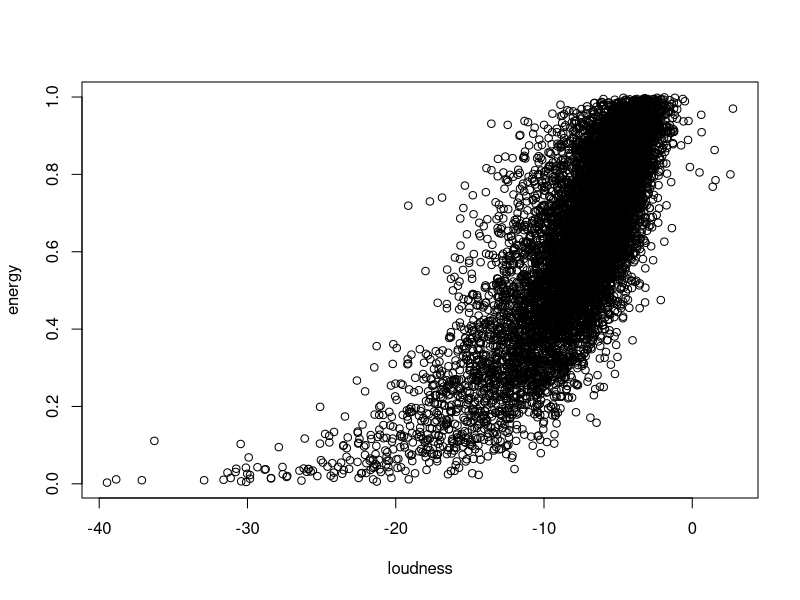
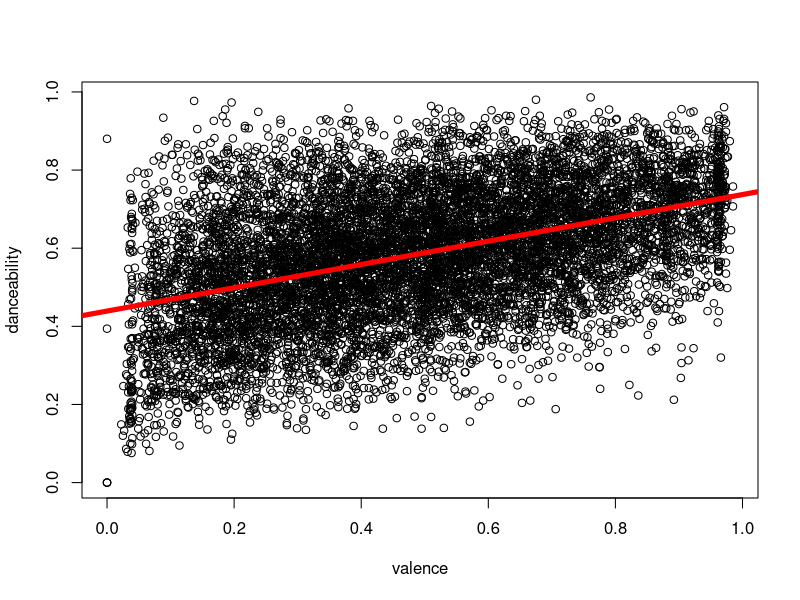
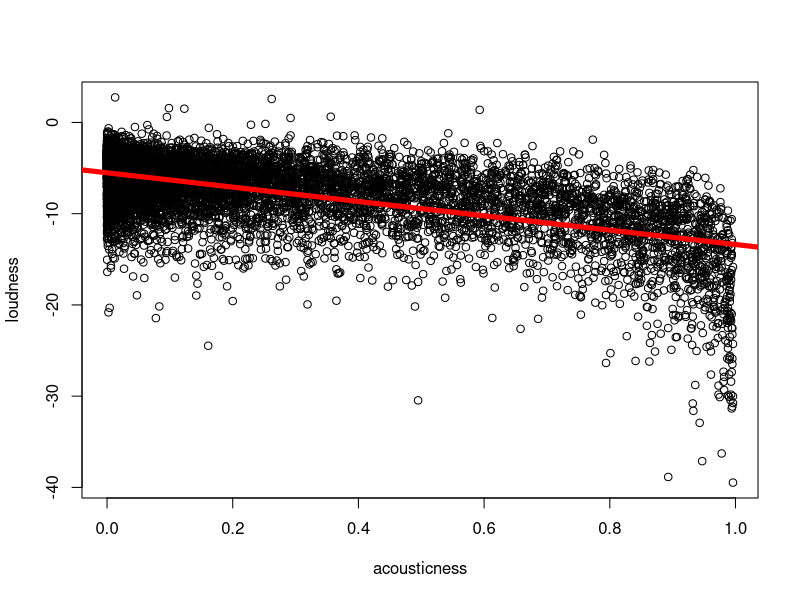
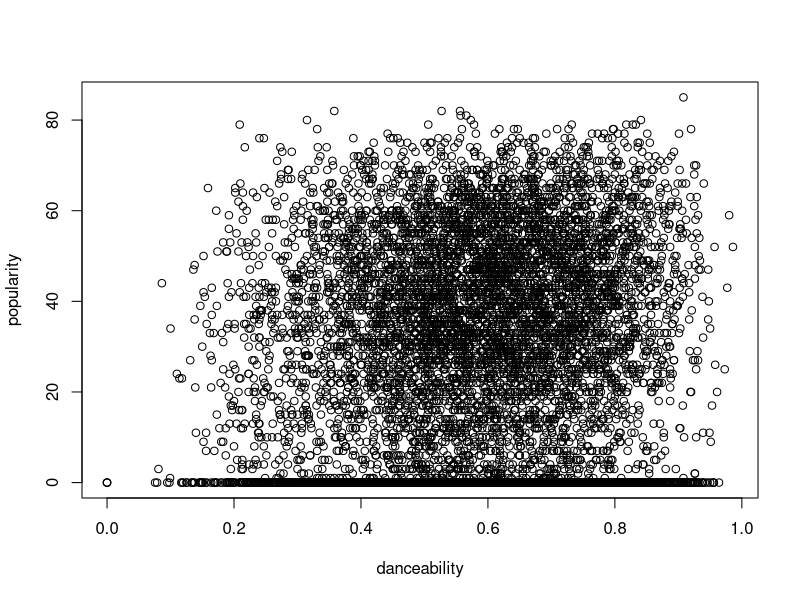
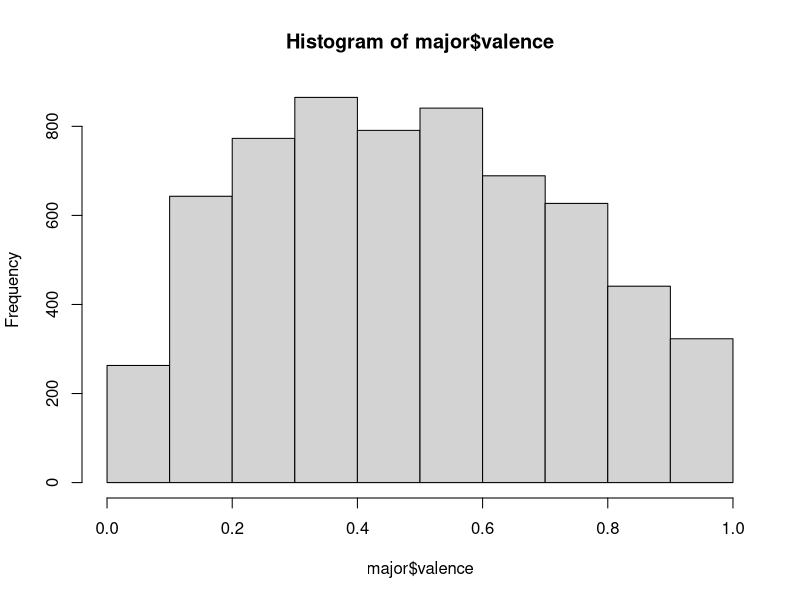
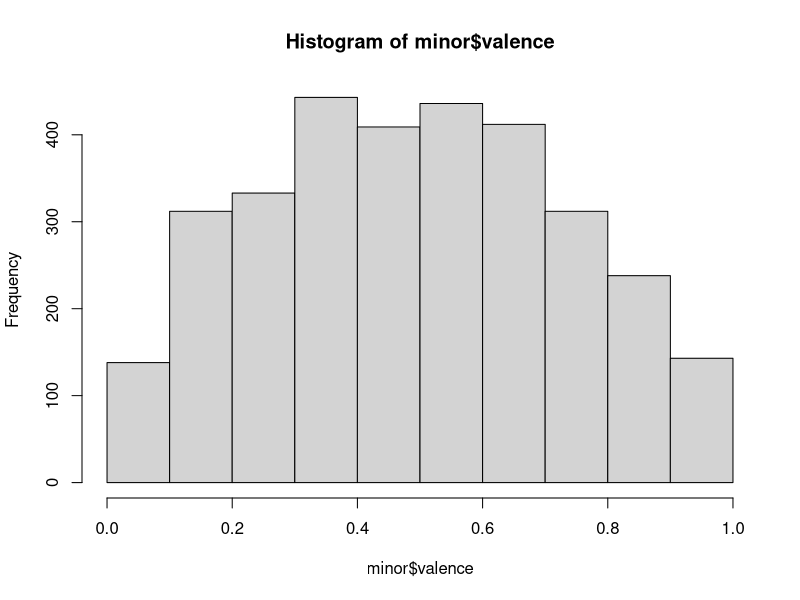
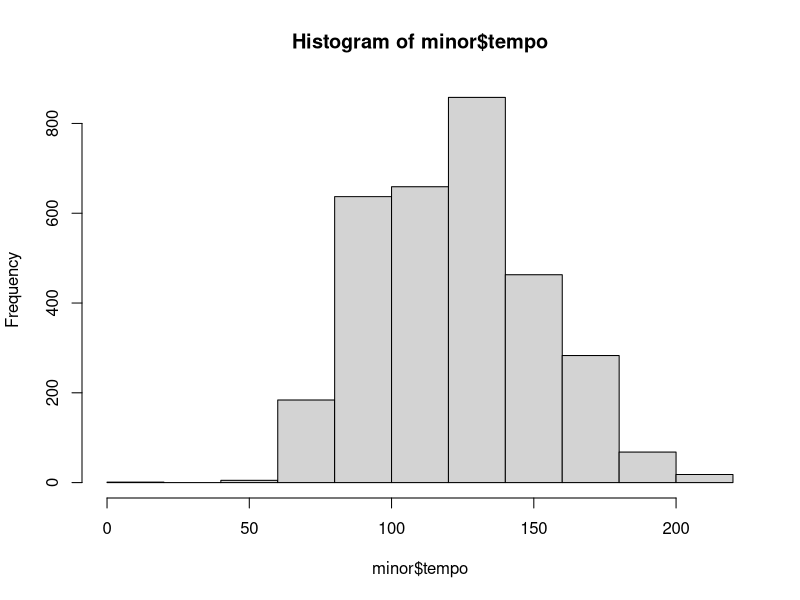
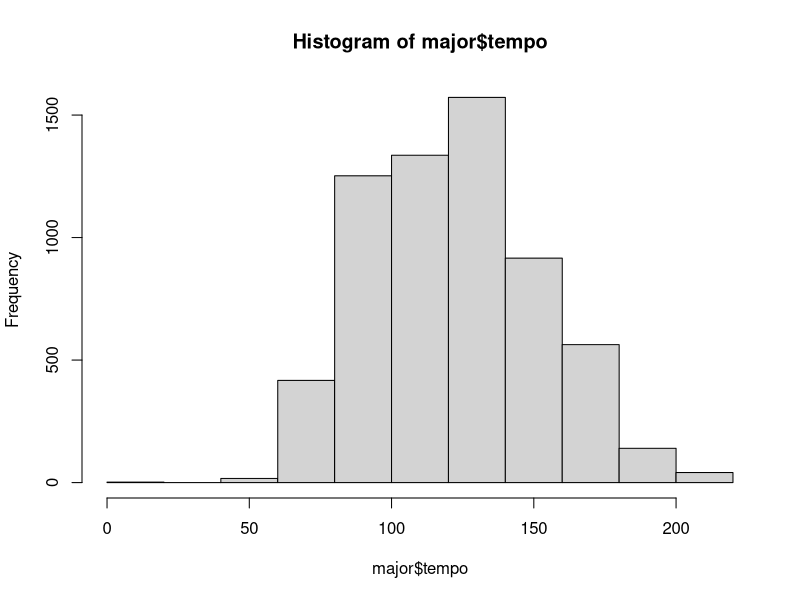

Generate these figures, in order, with R:
library(readr)
songs <- read_csv("songs.csv")
View(songs)
attach(songs)

plot(loudness,energy)

plot(valence,danceability)
abline(reg = lm(danceability~valence), col="red",lwd=5)

plot(acousticness,loudness)
abline(reg = lm(loudness~acousticness), col="red",lwd=5)

plot(danceability,popularity)

minor <- songs[songs$mode == 0.0,]
major <- songs[songs$mode == 1.0,]
mean(minor$valence)
mean(major$valence)

hist(major$valence)
hist(minor$valence)
hist(minor$tempo)
hist(major$tempo)
hist(major$speechiness)
hist(minor$speechiness)
hist(minor$danceability)
hist(major$danceability)

plot(energy,tempo)
plot(tempo,energy)

popular_songs <- songs[popularity > median(popularity),]
unpopular_songs <- songs[popularity < median(popularity),]
